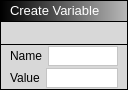
<?xml version="1.0" encoding="UTF-8"?>
<ui version="4.0">
 <class>NewVarBlock</class>
 <widget class="QWidget" name="NewVarBlock">
  <property name="geometry">
   <rect>
    <x>0</x>
    <y>0</y>
    <width>127</width>
    <height>90</height>
   </rect>
  </property>
  <property name="windowTitle">
   <string>Form</string>
  </property>
  <layout class="QHBoxLayout" name="horizontalLayout">
   <property name="leftMargin">
    <number>0</number>
   </property>
   <property name="topMargin">
    <number>0</number>
   </property>
   <property name="rightMargin">
    <number>0</number>
   </property>
   <property name="bottomMargin">
    <number>0</number>
   </property>
   <item>
    <widget class="QWidget" name="Holder" native="true">
     <property name="styleSheet">
      <string notr="true">QWidget#Holder { background-color: rgb(0, 0, 0); }</string>
     </property>
     <layout class="QVBoxLayout" name="verticalLayout_8">
      <property name="spacing">
       <number>1</number>
      </property>
      <property name="leftMargin">
       <number>1</number>
      </property>
      <property name="topMargin">
       <number>1</number>
      </property>
      <property name="rightMargin">
       <number>1</number>
      </property>
      <property name="bottomMargin">
       <number>1</number>
      </property>
      <item>
       <widget class="QWidget" name="Header" native="true">
        <property name="minimumSize">
         <size>
          <width>0</width>
          <height>20</height>
         </size>
        </property>
        <property name="maximumSize">
         <size>
          <width>16777215</width>
          <height>28</height>
         </size>
        </property>
        <property name="styleSheet">
         <string notr="true">background-color: qlineargradient(spread:pad, x1:0, y1:0, x2:1, y2:0, stop:0 rgba(0, 0, 0, 255), stop:1 rgba(184, 184, 184, 255));</string>
        </property>
        <layout class="QVBoxLayout" name="verticalLayout_5">
         <property name="spacing">
          <number>6</number>
         </property>
         <property name="leftMargin">
          <number>9</number>
         </property>
         <property name="topMargin">
          <number>0</number>
         </property>
         <property name="rightMargin">
          <number>9</number>
         </property>
         <property name="bottomMargin">
          <number>0</number>
         </property>
         <item>
          <widget class="QLabel" name="label">
           <property name="sizePolicy">
            <sizepolicy hsizetype="Maximum" vsizetype="Preferred">
             <horstretch>0</horstretch>
             <verstretch>0</verstretch>
            </sizepolicy>
           </property>
           <property name="maximumSize">
            <size>
             <width>16777215</width>
             <height>16777215</height>
            </size>
           </property>
           <property name="styleSheet">
            <string notr="true">background-color: rgba(255, 255, 255, 0);</string>
           </property>
           <property name="text">
            <string>&lt;html&gt;&lt;head/&gt;&lt;body&gt;&lt;p&gt;&lt;span style=&quot; font-size:10pt; color:#ffffff;&quot;&gt;Create Variable&lt;/span&gt;&lt;/p&gt;&lt;/body&gt;&lt;/html&gt;</string>
           </property>
          </widget>
         </item>
        </layout>
       </widget>
      </item>
      <item>
       <widget class="QWidget" name="ExecNodeLayout" native="true">
        <property name="styleSheet">
         <string notr="true">background-color: rgb(216, 216, 216);</string>
        </property>
        <layout class="QHBoxLayout" name="horizontalLayout_6">
         <property name="topMargin">
          <number>1</number>
         </property>
         <property name="bottomMargin">
          <number>1</number>
         </property>
         <item>
          <widget class="QWidget" name="InNodes_2" native="true">
           <property name="sizePolicy">
            <sizepolicy hsizetype="Preferred" vsizetype="Preferred">
             <horstretch>0</horstretch>
             <verstretch>0</verstretch>
            </sizepolicy>
           </property>
           <layout class="QVBoxLayout" name="verticalLayout_6">
            <property name="leftMargin">
             <number>0</number>
            </property>
            <property name="topMargin">
             <number>0</number>
            </property>
            <property name="rightMargin">
             <number>0</number>
            </property>
            <property name="bottomMargin">
             <number>0</number>
            </property>
            <item>
             <widget class="ConnectorExecIn" name="NodeExecIn_2" native="true">
              <property name="sizePolicy">
               <sizepolicy hsizetype="Preferred" vsizetype="Preferred">
                <horstretch>0</horstretch>
                <verstretch>0</verstretch>
               </sizepolicy>
              </property>
              <property name="minimumSize">
               <size>
                <width>16</width>
                <height>16</height>
               </size>
              </property>
              <property name="maximumSize">
               <size>
                <width>16</width>
                <height>16</height>
               </size>
              </property>
              <property name="styleSheet">
               <string notr="true"/>
              </property>
             </widget>
            </item>
           </layout>
          </widget>
         </item>
         <item>
          <spacer name="horizontalSpacer_2">
           <property name="orientation">
            <enum>Qt::Horizontal</enum>
           </property>
           <property name="sizeHint" stdset="0">
            <size>
             <width>40</width>
             <height>20</height>
            </size>
           </property>
          </spacer>
         </item>
         <item>
          <widget class="QWidget" name="OutNodes_3" native="true">
           <property name="layoutDirection">
            <enum>Qt::RightToLeft</enum>
           </property>
           <layout class="QVBoxLayout" name="verticalLayout_7">
            <property name="leftMargin">
             <number>0</number>
            </property>
            <property name="topMargin">
             <number>0</number>
            </property>
            <property name="rightMargin">
             <number>0</number>
            </property>
            <property name="bottomMargin">
             <number>0</number>
            </property>
            <item>
             <widget class="ConnectorExecOut" name="NodeExecOut_2" native="true">
              <property name="sizePolicy">
               <sizepolicy hsizetype="Preferred" vsizetype="Preferred">
                <horstretch>0</horstretch>
                <verstretch>0</verstretch>
               </sizepolicy>
              </property>
              <property name="minimumSize">
               <size>
                <width>16</width>
                <height>16</height>
               </size>
              </property>
              <property name="maximumSize">
               <size>
                <width>16</width>
                <height>16</height>
               </size>
              </property>
              <property name="styleSheet">
               <string notr="true"/>
              </property>
             </widget>
            </item>
           </layout>
          </widget>
         </item>
        </layout>
       </widget>
      </item>
      <item>
       <widget class="QWidget" name="widget" native="true">
        <property name="styleSheet">
         <string notr="true">background-color: rgb(216, 216, 216);</string>
        </property>
        <layout class="QHBoxLayout" name="horizontalLayout_2">
         <property name="spacing">
          <number>2</number>
         </property>
         <property name="topMargin">
          <number>1</number>
         </property>
         <property name="bottomMargin">
          <number>1</number>
         </property>
         <item>
          <widget class="QWidget" name="widget_2" native="true">
           <layout class="QVBoxLayout" name="verticalLayout">
            <property name="spacing">
             <number>2</number>
            </property>
            <property name="leftMargin">
             <number>0</number>
            </property>
            <property name="topMargin">
             <number>0</number>
            </property>
            <property name="rightMargin">
             <number>0</number>
            </property>
            <property name="bottomMargin">
             <number>0</number>
            </property>
            <item>
             <widget class="QWidget" name="VarName" native="true">
              <layout class="QHBoxLayout" name="horizontalLayout_3">
               <property name="leftMargin">
                <number>0</number>
               </property>
               <property name="topMargin">
                <number>0</number>
               </property>
               <property name="rightMargin">
                <number>0</number>
               </property>
               <property name="bottomMargin">
                <number>0</number>
               </property>
               <item>
                <widget class="QLabel" name="NameText">
                 <property name="text">
                  <string>Name</string>
                 </property>
                </widget>
               </item>
               <item>
                <widget class="QPlainTextEdit" name="NameField">
                 <property name="maximumSize">
                  <size>
                   <width>167100</width>
                   <height>20</height>
                  </size>
                 </property>
                 <property name="styleSheet">
                  <string notr="true">background-color: rgb(255, 255, 255);</string>
                 </property>
                 <property name="verticalScrollBarPolicy">
                  <enum>Qt::ScrollBarAlwaysOff</enum>
                 </property>
                 <property name="horizontalScrollBarPolicy">
                  <enum>Qt::ScrollBarAlwaysOff</enum>
                 </property>
                </widget>
               </item>
              </layout>
             </widget>
            </item>
            <item>
             <widget class="QWidget" name="VarValue" native="true">
              <layout class="QHBoxLayout" name="horizontalLayout_4">
               <property name="leftMargin">
                <number>0</number>
               </property>
               <property name="topMargin">
                <number>0</number>
               </property>
               <property name="rightMargin">
                <number>0</number>
               </property>
               <property name="bottomMargin">
                <number>0</number>
               </property>
               <item>
                <widget class="QLabel" name="ValueText">
                 <property name="text">
                  <string>Value</string>
                 </property>
                </widget>
               </item>
               <item>
                <widget class="QPlainTextEdit" name="ValueField">
                 <property name="maximumSize">
                  <size>
                   <width>167100</width>
                   <height>20</height>
                  </size>
                 </property>
                 <property name="styleSheet">
                  <string notr="true">background-color: rgb(255, 255, 255);</string>
                 </property>
                 <property name="verticalScrollBarPolicy">
                  <enum>Qt::ScrollBarAlwaysOff</enum>
                 </property>
                 <property name="horizontalScrollBarPolicy">
                  <enum>Qt::ScrollBarAlwaysOff</enum>
                 </property>
                </widget>
               </item>
              </layout>
             </widget>
            </item>
           </layout>
          </widget>
         </item>
        </layout>
       </widget>
      </item>
     </layout>
    </widget>
   </item>
  </layout>
 </widget>
 <customwidgets>
  <customwidget>
   <class>ConnectorExecOut</class>
   <extends>QWidget</extends>
   <header>connectorexecout.h</header>
   <container>1</container>
  </customwidget>
  <customwidget>
   <class>ConnectorExecIn</class>
   <extends>QWidget</extends>
   <header>connectorexecin.h</header>
   <container>1</container>
  </customwidget>
 </customwidgets>
 <resources/>
 <connections/>
</ui>
